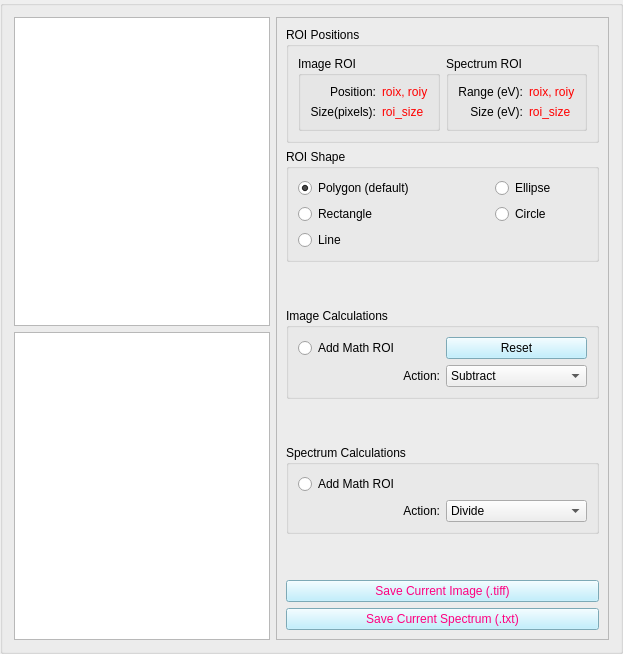
     <widget class="QGroupBox" name="groupBox_6">
      <property name="sizePolicy">
       <sizepolicy hsizetype="Minimum" vsizetype="Preferred">
        <horstretch>0</horstretch>
        <verstretch>0</verstretch>
       </sizepolicy>
      </property>
      <property name="styleSheet">
       <string notr="true">font:12pt &quot;Segoe UI&quot;;</string>
      </property>
      <property name="title">
       <string/>
      </property>
      <layout class="QGridLayout" name="gridLayout_29">
       <item row="0" column="2" rowspan="2">
        <widget class="QFrame" name="frame_5">
         <property name="frameShape">
          <enum>QFrame::StyledPanel</enum>
         </property>
         <property name="frameShadow">
          <enum>QFrame::Raised</enum>
         </property>
         <layout class="QGridLayout" name="gridLayout_23">
          <item row="0" column="0">
           <widget class="QGroupBox" name="groupBox_8">
            <property name="styleSheet">
             <string notr="true">font: 9pt &quot;Segoe UI&quot;;</string>
            </property>
            <property name="title">
             <string>ROI Positions</string>
            </property>
            <layout class="QGridLayout" name="gridLayout_19">
             <item row="0" column="1">
              <widget class="QGroupBox" name="groupBox_5">
               <property name="title">
                <string>Spectrum ROI</string>
               </property>
               <layout class="QGridLayout" name="gridLayout_11">
                <item row="1" column="1">
                 <widget class="QLabel" name="le_spec_roi_size">
                  <property name="styleSheet">
                   <string notr="true">color: rgb(255, 0,0);</string>
                  </property>
                  <property name="text">
                   <string>roi_size</string>
                  </property>
                 </widget>
                </item>
                <item row="0" column="0">
                 <widget class="QLabel" name="label_8">
                  <property name="text">
                   <string>Range (eV):</string>
                  </property>
                  <property name="alignment">
                   <set>Qt::AlignRight|Qt::AlignTrailing|Qt::AlignVCenter</set>
                  </property>
                 </widget>
                </item>
                <item row="1" column="0">
                 <widget class="QLabel" name="label_29">
                  <property name="styleSheet">
                   <string notr="true"/>
                  </property>
                  <property name="text">
                   <string>Size (eV):</string>
                  </property>
                  <property name="alignment">
                   <set>Qt::AlignRight|Qt::AlignTrailing|Qt::AlignVCenter</set>
                  </property>
                 </widget>
                </item>
                <item row="0" column="1">
                 <widget class="QLabel" name="le_spec_roi">
                  <property name="styleSheet">
                   <string notr="true">color: rgb(255, 0,0);</string>
                  </property>
                  <property name="text">
                   <string>roix, roiy</string>
                  </property>
                 </widget>
                </item>
               </layout>
              </widget>
             </item>
             <item row="0" column="0">
              <widget class="QGroupBox" name="groupBox_4">
               <property name="title">
                <string>Image ROI</string>
               </property>
               <layout class="QGridLayout" name="gridLayout_12">
                <item row="0" column="0">
                 <widget class="QLabel" name="label_4">
                  <property name="text">
                   <string>Position:</string>
                  </property>
                  <property name="alignment">
                   <set>Qt::AlignRight|Qt::AlignTrailing|Qt::AlignVCenter</set>
                  </property>
                 </widget>
                </item>
                <item row="0" column="1">
                 <widget class="QLabel" name="le_roi">
                  <property name="styleSheet">
                   <string notr="true">color: rgb(255, 0,0);</string>
                  </property>
                  <property name="text">
                   <string>roix, roiy</string>
                  </property>
                 </widget>
                </item>
                <item row="1" column="0">
                 <widget class="QLabel" name="label_28">
                  <property name="styleSheet">
                   <string notr="true"/>
                  </property>
                  <property name="text">
                   <string>Size(pixels):</string>
                  </property>
                  <property name="alignment">
                   <set>Qt::AlignRight|Qt::AlignTrailing|Qt::AlignVCenter</set>
                  </property>
                 </widget>
                </item>
                <item row="1" column="1">
                 <widget class="QLabel" name="le_roi_size">
                  <property name="styleSheet">
                   <string notr="true">color: rgb(255, 0, 0);</string>
                  </property>
                  <property name="text">
                   <string>roi_size</string>
                  </property>
                 </widget>
                </item>
               </layout>
              </widget>
             </item>
            </layout>
           </widget>
          </item>
          <item row="3" column="0">
           <widget class="QGroupBox" name="groupBox_3">
            <property name="title">
             <string>Image Calculations</string>
            </property>
            <layout class="QGridLayout" name="gridLayout_6">
             <item row="0" column="0">
              <widget class="QRadioButton" name="rb_math_roi_img">
               <property name="layoutDirection">
                <enum>Qt::LeftToRight</enum>
               </property>
               <property name="text">
                <string>Add Math ROI</string>
               </property>
              </widget>
             </item>
             <item row="0" column="1">
              <widget class="QPushButton" name="pb_reset_roi_2">
               <property name="styleSheet">
                <string notr="true">background-color: rgb(175, 236, 255);</string>
               </property>
               <property name="text">
                <string>Reset</string>
               </property>
              </widget>
             </item>
             <item row="1" column="0">
              <widget class="QLabel" name="label_14">
               <property name="text">
                <string>Action:</string>
               </property>
               <property name="alignment">
                <set>Qt::AlignRight|Qt::AlignTrailing|Qt::AlignVCenter</set>
               </property>
              </widget>
             </item>
             <item row="1" column="1">
              <widget class="QComboBox" name="cb_img_roi_action">
               <property name="sizePolicy">
                <sizepolicy hsizetype="Preferred" vsizetype="Preferred">
                 <horstretch>0</horstretch>
                 <verstretch>0</verstretch>
                </sizepolicy>
               </property>
               <item>
                <property name="text">
                 <string>Subtract</string>
                </property>
               </item>
               <item>
                <property name="text">
                 <string>Divide</string>
                </property>
               </item>
               <item>
                <property name="text">
                 <string>Add</string>
                </property>
               </item>
               <item>
                <property name="text">
                 <string>Compare</string>
                </property>
               </item>
              </widget>
             </item>
            </layout>
           </widget>
          </item>
          <item row="10" column="0">
           <widget class="QGroupBox" name="groupBox_7">
            <property name="title">
             <string>Spectrum Calculations</string>
            </property>
            <layout class="QGridLayout" name="gridLayout_14">
             <item row="0" column="0" colspan="2">
              <widget class="QRadioButton" name="rb_math_roi">
               <property name="sizePolicy">
                <sizepolicy hsizetype="Preferred" vsizetype="Fixed">
                 <horstretch>0</horstretch>
                 <verstretch>0</verstretch>
                </sizepolicy>
               </property>
               <property name="text">
                <string>Add Math ROI</string>
               </property>
               <property name="checkable">
                <bool>true</bool>
               </property>
               <property name="checked">
                <bool>false</bool>
               </property>
              </widget>
             </item>
             <item row="1" column="0">
              <widget class="QLabel" name="label_13">
               <property name="text">
                <string>Action:</string>
               </property>
               <property name="alignment">
                <set>Qt::AlignRight|Qt::AlignTrailing|Qt::AlignVCenter</set>
               </property>
              </widget>
             </item>
             <item row="1" column="1">
              <widget class="QComboBox" name="cb_roi_operation">
               <property name="sizePolicy">
                <sizepolicy hsizetype="Preferred" vsizetype="Preferred">
                 <horstretch>0</horstretch>
                 <verstretch>0</verstretch>
                </sizepolicy>
               </property>
               <item>
                <property name="text">
                 <string>Divide</string>
                </property>
               </item>
               <item>
                <property name="text">
                 <string>Subtract</string>
                </property>
               </item>
               <item>
                <property name="text">
                 <string>Add</string>
                </property>
               </item>
               <item>
                <property name="text">
                 <string>Correlation Plot</string>
                </property>
               </item>
              </widget>
             </item>
            </layout>
           </widget>
          </item>
          <item row="13" column="0">
           <widget class="QPushButton" name="pb_save_disp_img">
            <property name="styleSheet">
             <string notr="true">background-color: rgb(175, 236, 255);
color: rgb(255, 0, 127);</string>
            </property>
            <property name="text">
             <string>Save Current Image (.tiff)</string>
            </property>
           </widget>
          </item>
          <item row="4" column="0">
           <spacer name="verticalSpacer_5">
            <property name="orientation">
             <enum>Qt::Vertical</enum>
            </property>
            <property name="sizeHint" stdset="0">
             <size>
              <width>20</width>
              <height>40</height>
             </size>
            </property>
           </spacer>
          </item>
          <item row="14" column="0">
           <widget class="QPushButton" name="pb_save_disp_spec">
            <property name="styleSheet">
             <string notr="true">background-color: rgb(175, 236, 255);
color: rgb(255, 0, 127);</string>
            </property>
            <property name="text">
             <string>Save Current Spectrum (.txt)</string>
            </property>
           </widget>
          </item>
          <item row="12" column="0">
           <spacer name="verticalSpacer_3">
            <property name="orientation">
             <enum>Qt::Vertical</enum>
            </property>
            <property name="sizeHint" stdset="0">
             <size>
              <width>20</width>
              <height>40</height>
             </size>
            </property>
           </spacer>
          </item>
          <item row="1" column="0">
           <widget class="QGroupBox" name="groupBox_2">
            <property name="title">
             <string>ROI Shape</string>
            </property>
            <layout class="QGridLayout" name="gridLayout_22">
             <item row="0" column="0" colspan="2">
              <layout class="QVBoxLayout" name="verticalLayout">
               <item>
                <widget class="QRadioButton" name="rb_poly_roi">
                 <property name="text">
                  <string>Polygon (default)</string>
                 </property>
                 <property name="checked">
                  <bool>true</bool>
                 </property>
                </widget>
               </item>
               <item>
                <widget class="QRadioButton" name="rb_rect_roi">
                 <property name="text">
                  <string>Rectangle</string>
                 </property>
                </widget>
               </item>
              </layout>
             </item>
             <item row="0" column="2">
              <layout class="QVBoxLayout" name="verticalLayout_2">
               <item>
                <widget class="QRadioButton" name="rb_elli_roi">
                 <property name="text">
                  <string>Ellipse</string>
                 </property>
                </widget>
               </item>
               <item>
                <widget class="QRadioButton" name="rb_circle_roi">
                 <property name="text">
                  <string>Circle</string>
                 </property>
                </widget>
               </item>
              </layout>
             </item>
             <item row="1" column="0">
              <widget class="QRadioButton" name="rb_line_roi">
               <property name="text">
                <string>Line</string>
               </property>
              </widget>
             </item>
            </layout>
           </widget>
          </item>
          <item row="2" column="0">
           <spacer name="verticalSpacer_4">
            <property name="orientation">
             <enum>Qt::Vertical</enum>
            </property>
            <property name="sizeHint" stdset="0">
             <size>
              <width>20</width>
              <height>40</height>
             </size>
            </property>
           </spacer>
          </item>
         </layout>
        </widget>
       </item>
       <item row="0" column="1">
        <widget class="ImageView" name="image_view">
         <property name="sizePolicy">
          <sizepolicy hsizetype="Expanding" vsizetype="Expanding">
           <horstretch>0</horstretch>
           <verstretch>0</verstretch>
          </sizepolicy>
         </property>
        </widget>
       </item>
       <item row="1" column="1">
        <widget class="PlotWidget" name="spectrum_view"/>
       </item>
      </layout>
     </widget>
